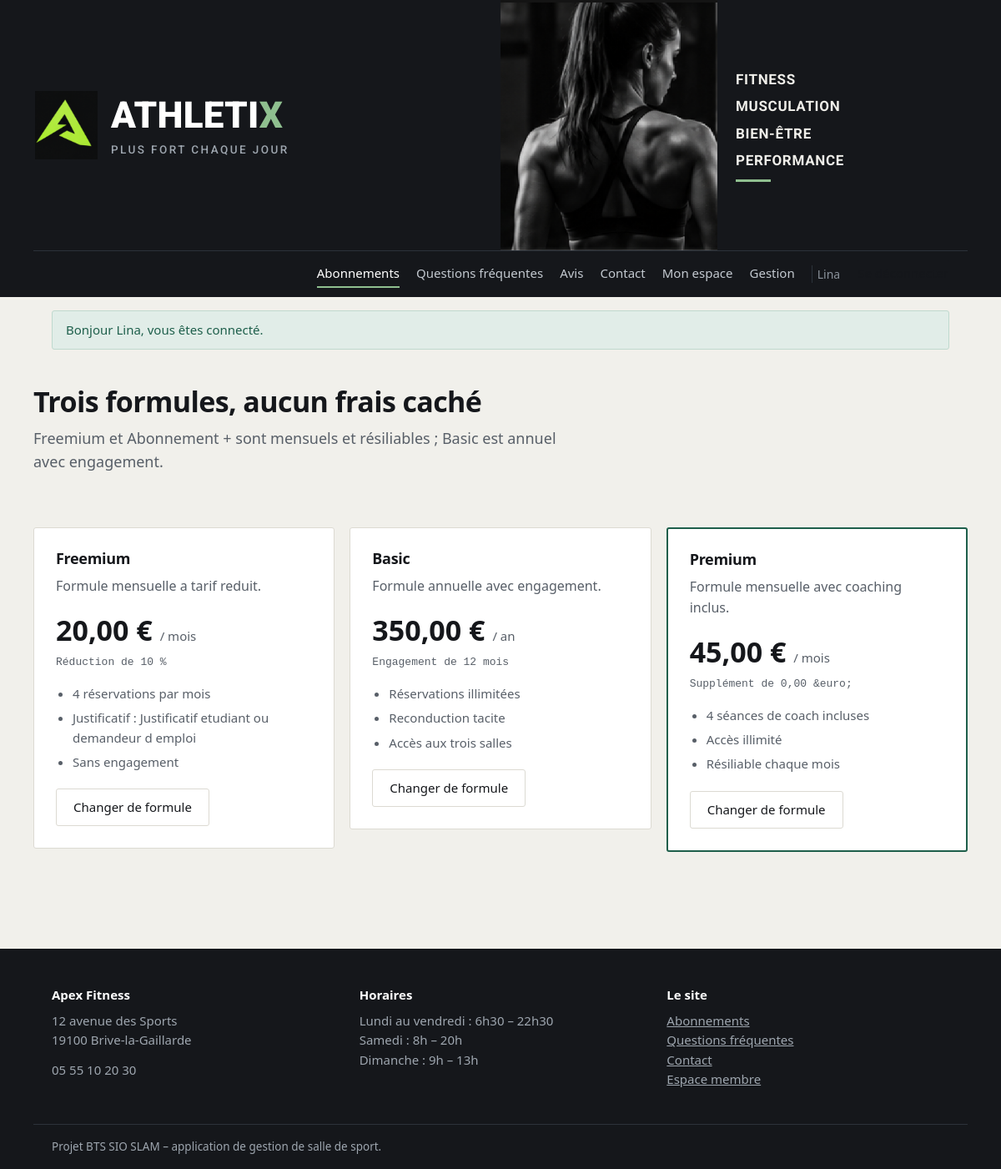
/index.php?route=abonnement/catalogue.php (signed in), run on the app's committed database.
### tables this page shows
CREATE TABLE abonnement (
  Numabo               INT AUTO_INCREMENT PRIMARY KEY,
  libelle_abo          VARCHAR(60) NOT NULL,
  description_abo      TEXT,
  date_mise_en_service DATE NOT NULL,
  actif_abo            BOOLEAN NOT NULL DEFAULT 1,
  Numoffre             INT NOT NULL,
  FOREIGN KEY (Numoffre) REFERENCES offre(Numoffre)
);

CREATE TABLE freemium (
  Numoffre                 INT PRIMARY KEY,
  prix_mensuel_reduit      DECIMAL(6,2) NOT NULL,
  taux_reduction           DECIMAL(5,2) NOT NULL,
  justificatif_requis      VARCHAR(120) NOT NULL,
  nb_reservations_max_mois INT NOT NULL,
  FOREIGN KEY (Numoffre) REFERENCES offre(Numoffre) ON DELETE CASCADE
);

CREATE TABLE basic (
  Numoffre              INT PRIMARY KEY,
  prix_annuel           DECIMAL(7,2) NOT NULL,
  duree_engagement_mois INT NOT NULL DEFAULT 12,
  reconduction_tacite   BOOLEAN NOT NULL DEFAULT 1,
  FOREIGN KEY (Numoffre) REFERENCES offre(Numoffre) ON DELETE CASCADE
);

CREATE TABLE abonnement_plus (
  Numoffre               INT PRIMARY KEY,
  prix_mensuel_plus      DECIMAL(6,2) NOT NULL,
  supplement_mensuel     DECIMAL(6,2) NOT NULL,
  seances_coach_incluses INT NOT NULL,
  acces_illimite         BOOLEAN NOT NULL DEFAULT 1,
  FOREIGN KEY (Numoffre) REFERENCES offre(Numoffre) ON DELETE CASCADE
);

### abonnement/catalogue.php (called while the page is built, shortened)
<?php
require_once __DIR__ . '/../config/function.php';
require_once __DIR__ . '/controller/AbonnementController.php';
$controller = new AbonnementController();
$offres = $controller->getAll();
$aboCourant = a_role('ADHERENT') ? $controller->get((int) utilisateur()['NumUsers']) : null;
require __DIR__ . '/view/catalogue.php';

### public/index.php (called while the page is built, shortened)
<?php
require_once __DIR__ . '/../config/function.php';
$requestPath = parse_url($_SERVER['REQUEST_URI'] ?? '/', PHP_URL_PATH);
$queryRoute = $_GET['route'] ?? null;
$requestPath = rawurldecode($requestPath);
$route = $queryRoute !== null ? rawurldecode($queryRoute) : trim($requestPath, '/');
$page = realpath(__DIR__ . '/' . $pages[$route]);
require $page;

### config/function.php (called while the page is built, shortened)
<?php
function db(): PDO
{
    static $pdo = null;
    if ($pdo === null) {
        $dsn = sprintf('mysql:host=%s;port=%d;dbname=%s;charset=utf8mb4', DB_HOST, DB_PORT, DB_NAME);
        try {
            $pdo = new PDO($dsn, DB_USER, DB_PASS, [
                PDO::ATTR_ERRMODE => PDO::ERRMODE_EXCEPTION,
                PDO::ATTR_DEFAULT_FETCH_MODE => PDO::FETCH_ASSOC,
                PDO::ATTR_EMULATE_PREPARES => false,
            ]);
        } catch (PDOException $exception) {
            http_response_code(500);
            exit('Connexion à la base impossible. Vérifiez config/config.php. Détail : ' . $exception->getMessage());
        }
    }
    return $pdo;
}
function e(?string $value): string
{
    return htmlspecialchars((string) $value, ENT_QUOTES | ENT_SUBSTITUTE, 'UTF-8');
}
function url(string $path): string
{
    $base = APP_BASE;
    if ($base === '') {
        $publicRoot = realpath(__DIR__ . '/../public');
        $webRoot = isset($_SERVER['DOCUMENT_ROOT']) ? realpath($_SERVER['DOCUMENT_ROOT']) : false;
        if ($publicRoot !== false && $webRoot !== false) {
            $webRoot = rtrim($webRoot, DIRECTORY_SEPARATOR);
        }
    }
    $base = rtrim($base, '/');
    $urlParts = parse_url($path);
    $route = ltrim($urlParts['path'] ?? '', '/');
    $query = [];
    if (isset($urlParts['query'])) {
        parse_str($urlParts['query'], $query);
    }
    if ($route === '') {
        return $base . '/';
    }
    if (str_starts_with($route, 'assets/')) {
        $assetUrl = $base . '/' . $route;
        return $assetUrl . (isset($urlParts['query']) ? '?' . $urlParts['query'] : '');
    }
    return $base . '/index.php?' . http_build_query(['route' => $route] + $query);
}
function euros(float|string|null $amount): string
{
    return number_format((float) $amount, 2, ',', ' ') . ' &euro;';
}
function connecte(): bool
{
    return isset($_SESSION['user']);
}
function utilisateur(): ?array
{
    return $_SESSION['user'] ?? null;
}
function a_role(string $role): bool
{
    return connecte() && in_array($role, $_SESSION['user']['roles'], true);
}

### abonnement/controller/AbonnementController.php (called while the page is built, shortened)
<?php
final class AbonnementController
{
    public function getAll(): array
    {
        return db()->query(
            'SELECT ab.*, o.type_offre AS type_abo,
                    f.prix_mensuel_reduit,
                    f.taux_reduction,
                    f.justificatif_requis,
                    f.nb_reservations_max_mois,
                    b.prix_annuel,
                    b.duree_engagement_mois,
                    b.reconduction_tacite,
                    p.prix_mensuel_plus,
                    p.supplement_mensuel,
                    p.seances_coach_incluses,
                    p.acces_illimite
             FROM abonnement ab
             INNER JOIN offre o ON o.Numoffre = ab.Numoffre
             LEFT JOIN freemium f ON f.Numoffre = ab.Numoffre
             LEFT JOIN basic b ON b.Numoffre = ab.Numoffre
             LEFT JOIN abonnement_plus p ON p.Numoffre = ab.Numoffre
             WHERE ab.actif_abo = 1 ORDER BY ab.Numabo'
        )->fetchAll();
    }
    public function get(int $userId): ?int
    {
        $query = db()->prepare(
            "SELECT Numabo FROM souscrire
             WHERE NumUsers = ? AND statut_souscription = 'En cours'
             ORDER BY date_debut DESC LIMIT 1"
        );
        $query->execute([$userId]);
        return ($value = $query->fetchColumn()) === false ? null : (int) $value;
    }
}

### abonnement/view/catalogue.php (the view)
<?php $offres = $offres ?? []; $aboCourant = $aboCourant ?? null; require __DIR__ . '/../../layout/header.php'; ?>
<div class="wrap page-head"><h1>Trois formules, aucun frais caché</h1><p class="lead">Freemium et Abonnement + sont mensuels et résiliables ; Basic est annuel avec engagement.</p></div>
<div class="wrap section"><div class="offres">
<?php foreach ($offres as $offre):
  $courant = $aboCourant !== null && $aboCourant === (int) $offre['Numabo'];
  if ($offre['type_abo'] === 'FREEMIUM') {
    $prix = euros($offre['prix_mensuel_reduit']) . ' <small>/ mois</small>';
    $detail = 'Réduction de ' . (int) $offre['taux_reduction'] . ' %';
    $points = [(int) $offre['nb_reservations_max_mois'] . ' réservations par mois', 'Justificatif : ' . $offre['justificatif_requis'], 'Sans engagement'];
  } elseif ($offre['type_abo'] === 'BASIC') {
    $prix = euros($offre['prix_annuel']) . ' <small>/ an</small>';
    $detail = 'Engagement de ' . (int) $offre['duree_engagement_mois'] . ' mois';
    $points = ['Réservations illimitées', $offre['reconduction_tacite'] ? 'Reconduction tacite' : 'Sans reconduction', 'Accès aux trois salles'];
  } else {
    $prix = euros($offre['prix_mensuel_plus']) . ' <small>/ mois</small>';
    $detail = 'Supplément de ' . euros($offre['supplement_mensuel']);
    $points = [(int) $offre['seances_coach_incluses'] . ' séances de coach incluses', $offre['acces_illimite'] ? 'Accès illimité' : 'Accès limité', 'Résiliable chaque mois'];
  }
?>
<article class="offre <?= $offre['type_abo'] === 'PLUS' ? 'vedette' : '' ?>"><h3><?= e($offre['libelle_abo']) ?></h3><p class="muted"><?= e($offre['description_abo']) ?></p><div class="prix"><?= $prix ?></div><p class="mono"><?= e($detail) ?></p><ul><?php foreach ($points as $point): ?><li><?= e($point) ?></li><?php endforeach; ?></ul>
<?php if ($courant): ?><span class="tag tag-ok">Votre formule actuelle</span><?php elseif (a_role('ADHERENT')): ?><a class="btn btn-ghost" href="<?= url('paiement/payer.php?switch=1') ?>">Changer de formule</a><?php else: ?><a class="btn btn-vert" href="<?= url('message_contact/index.php?sujet=' . urlencode('Inscription : ' . $offre['libelle_abo'])) ?>">Souscrire</a><?php endif; ?></article>
<?php endforeach; ?></div></div>
<?php require __DIR__ . '/../../layout/footer.php'; ?>

### public/assets/css/style.css (style rules this page uses)
:root { --ink:#15171B; --ink-soft:#585F68; --canvas:#F1F0EB; --surface:#FFFFFF; --line:#DCDAD2; --green:#1E5F4B; --green-soft:#E1EDE8; --amber:#8E6410; --amber-soft:#F7EDD6; --rust:#9B3A2B; --rust-soft:#F5E0DC; --radius:3px; }
* { box-sizing:border-box }
html { scroll-behavior:smooth }
body { margin:0;background:var(--canvas);color:var(--ink); font-family:system-ui,-apple-system,"Segoe UI",Roboto,Helvetica,Arial,sans-serif; font-size:16px;line-height:1.55;font-variant-numeric:tabular-nums; }
a { color:var(--green) }
.wrap { max-width:1120px;margin:0 auto;padding:0 22px }
h1,h2,h3 { letter-spacing:-.018em;line-height:1.2;margin:0 0 10px }
h1 { font-size:34px }
h3 { font-size:18px }
p { margin:0 0 12px }
.lead { font-size:18px;color:var(--ink-soft);max-width:62ch }
.muted { color:var(--ink-soft) }
.mono { font-family:ui-monospace,SFMono-Regular,Menlo,monospace;font-size:13px;color:var(--ink-soft) }
.btn { display:inline-block;background:var(--ink);color:#fff;border:1px solid var(--ink); padding:10px 20px;border-radius:var(--radius);text-decoration:none;cursor:pointer; font:inherit;font-size:15px; }
.btn-ghost { background:transparent;color:var(--ink);border-color:var(--line) }
.section { padding:56px 0 }
.page-head { padding:34px 0 8px }
.page-head .lead { margin-bottom:0 }

### public/assets/css/pages/abonnements.css (style rules this page uses)
.page-abonnements .offres { display:grid;grid-template-columns:repeat(auto-fit,minmax(270px,1fr));gap:18px;align-items:start }
.page-abonnements .offre { background:var(--surface);border:1px solid var(--line);border-radius:var(--radius);padding:26px }
.page-abonnements .offre.vedette { border-color:var(--green);border-width:2px }
.page-abonnements .offre .prix { font-size:34px;font-weight:600;margin:14px 0 2px }
.page-abonnements .offre .prix small { font-size:15px;font-weight:400;color:var(--ink-soft) }
.page-abonnements .offre ul { margin:16px 0 20px;padding-left:20px;color:var(--ink-soft);font-size:15px }
.page-abonnements .offre li { margin-bottom:6px }

### data on the page
abonnement: libelle_abo "Freemium", description_abo "Formule mensuelle a tarif reduit.", freemium.prix_mensuel_reduit "20,00 €", freemium.taux_reduction "Réduction de 10 %", point "4 réservations par mois", point "Justificatif : Justificatif etudiant ou demandeur d emploi", point "Sans engagement"
abonnement: libelle_abo "Basic", description_abo "Formule annuelle avec engagement.", basic.prix_annuel "350,00 €", basic.duree_engagement_mois "Engagement de 12 mois", basic.reconduction_tacite "Réservations illimitées", basic.reconduction_tacite "Reconduction tacite", basic.reconduction_tacite "Accès aux trois salles"
abonnement: libelle_abo "Premium", description_abo "Formule mensuelle avec coaching inclus.", abonnement_plus.prix_mensuel_plus "45,00 €", abonnement_plus.supplement_mensuel "Supplément de 0,00 &euro;", point "4 séances de coach incluses", point "Accès illimité", point "Résiliable chaque mois"

### other printed values
utilisateur()['prenomUsers'] "Lina"
$f['message'] "Bonjour Lina, vous êtes connecté."
